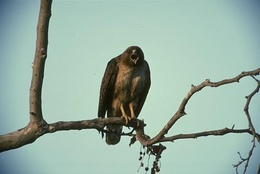
%> input picture 42049.jpg, 260 x 174 px, shrunk from 481 x 321 before the run
$ octave sourceCODE.m   (GNU Octave 9; MATLAB toolbox functions it lacks are replaced by stand-ins)
%> lines starting %> are read from the running program, lines starting %| are printed output that depends on the picture
### mean_shift_algorithm.m
function [clustCent,data2cluster,cluster2dataCell] = mean_shift_algorithm(dataPts,bandwidth,threshold);

[dim_dataset,no_data_dataset] = size(dataPts);
no_cluster = 0;         bandSq = (bandwidth).^2;
dataset_index = 1:no_data_dataset;
threshold_convergence =  threshold;% bandwidth(1,1)*exp(-3);  % this condition is taken from a reference paper on the web
tracking_array= false(1,no_data_dataset); % tracking: if a points been seen already
no_point_4_initial = no_data_dataset; % number of points to posibaly use as initilization points
clusterV = zeros(1,no_data_dataset,'uint16'); % cluster allotment method
clustMembsCell = [];
clustCent = []; % center of clust

while no_point_4_initial
    % choosing random data set for and then converging it
    random_index = ceil( (no_point_4_initial-1e-6)*rand); % pick a random seed point
    random_data_point = dataset_index(random_index); % use this point as start of mean
    mean_cur = dataPts(:,random_data_point);  % intilize mean to this points location
    cluster_members = []; % points that will get added to this cluster
    cluster_mem = zeros(1,no_data_dataset,'uint16');
    % convergence loop
    while true
        squ_Euclidean_distance(1,:) = sum(bsxfun(@minus,mean_cur(1:2,:),dataPts(1:2,:)).^2); % dist squared from mean to all points still active
        squ_Euclidean_distance(2,:) = sum(bsxfun(@minus,mean_cur(3:5,:),dataPts(3:5,:)).^2);
        kernel_range_datapoint_index = find(squ_Euclidean_distance(1,:) < bandSq(1,1)  );% points within bandWidth
        kernel_range_datapoint_index= find(squ_Euclidean_distance(2,:) < bandSq(1,2) );
        cluster_mem(kernel_range_datapoint_index) = cluster_mem(kernel_range_datapoint_index)+1;
        mean_previous = mean_cur; % save the old mean
        mean_cur = gaussian_kernel(dataPts(:,kernel_range_datapoint_index),sqrt(squ_Euclidean_distance(1,kernel_range_datapoint_index)),sqrt(squ_Euclidean_distance(2,kernel_range_datapoint_index)),bandwidth); % compute the new mean
        cluster_members = [cluster_members kernel_range_datapoint_index]; % add any point within bandWidth to the cluster
        tracking_array(cluster_members) = true; % mark that these points have been visited
        % converging condition
        if norm(mean_cur-mean_previous) < threshold_convergence
            join_cluster = 0;
            for cno = 1:no_cluster
                dist1 = norm(mean_cur(1:2)-clustCent(1:2,cno)); % spatial
                dist2 = norm(mean_cur(3:5)-clustCent(3:5,cno)); %range
                if( dist1 < bandwidth(1,1) &&dist2<bandwidth(1,2)) % condition to join the kernel
                    join_cluster = cno;
                    break;
                end
            end

            if join_cluster > 0
                nc = numel(cluster_members);
                no = numel(clustMembsCell{join_cluster});
                nw = [nc;no]/(nc+no);
                clustMembsCell{join_cluster} = unique([clustMembsCell{join_cluster},cluster_members]);
                clustCent(:,join_cluster) = mean_cur*nw(1) + mean_previous*nw(2);
                clusterV(join_cluster,:) = clusterV(join_cluster,:) + cluster_mem;
            else
                no_cluster = no_cluster+1;
                clustCent(:,no_cluster) = mean_cur;
                clustMembsCell{no_cluster} = cluster_members;
                clusterV(no_cluster,:) = cluster_mem;
            end
            break;
        end
    end
    dataset_index = find(~tracking_array);
    no_point_4_initial = length(dataset_index);
end
[~,data2cluster] = max(clusterV,[],1);
if nargout > 2
    cluster2dataCell = cell(no_cluster,1);
    for cno = 1:no_cluster
        cluster_members = find(data2cluster == cno);
        cluster2dataCell{cno} = cluster_members;
    end
end

end

### colorspace.m


%        NOTE        NOTE              NOTE

% NOTE: THIS CODE IS the work of 'Pascal Getreuer ' which converts all the
% possible spaces to various different spaces
%Source : Mathworks

function varargout = colorspace(Conversion,varargin)
%%% Input parsing %%%
if nargin < 2, error('Not enough input arguments.'); end
[SrcSpace,DestSpace] = parse(Conversion);

if nargin == 2
   Image = varargin{1};
elseif nargin >= 3
   Image = cat(3,varargin{:});
else
   error('Invalid number of input arguments.');
end

FlipDims = (size(Image,3) == 1);

if FlipDims, Image = permute(Image,[1,3,2]); end
if ~isa(Image,'double'), Image = double(Image)/255; end
if size(Image,3) ~= 3, error('Invalid input size.'); end

SrcT = gettransform(SrcSpace);
DestT = gettransform(DestSpace);

if ~ischar(SrcT) && ~ischar(DestT)
   % Both source and destination transforms are affine, so they
   % can be composed into one affine operation
   T = [DestT(:,1:3)*SrcT(:,1:3),DestT(:,1:3)*SrcT(:,4)+DestT(:,4)];
   Temp = zeros(size(Image));
   Temp(:,:,1) = T(1)*Image(:,:,1) + T(4)*Image(:,:,2) + T(7)*Image(:,:,3) + T(10);
   Temp(:,:,2) = T(2)*Image(:,:,1) + T(5)*Image(:,:,2) + T(8)*Image(:,:,3) + T(11);
   Temp(:,:,3) = T(3)*Image(:,:,1) + T(6)*Image(:,:,2) + T(9)*Image(:,:,3) + T(12);
   Image = Temp;
elseif ~ischar(DestT)
   Image = rgb(Image,SrcSpace);
   Temp = zeros(size(Image));
   Temp(:,:,1) = DestT(1)*Image(:,:,1) + DestT(4)*Image(:,:,2) + DestT(7)*Image(:,:,3) + DestT(10);
   Temp(:,:,2) = DestT(2)*Image(:,:,1) + DestT(5)*Image(:,:,2) + DestT(8)*Image(:,:,3) + DestT(11);
   Temp(:,:,3) = DestT(3)*Image(:,:,1) + DestT(6)*Image(:,:,2) + DestT(9)*Image(:,:,3) + DestT(12);
   Image = Temp;
else
   Image = feval(DestT,Image,SrcSpace);
end

%%% Output format %%%
if nargout > 1
   varargout = {Image(:,:,1),Image(:,:,2),Image(:,:,3)};
else
   if FlipDims, Image = permute(Image,[1,3,2]); end
   varargout = {Image};
end

return;


function [SrcSpace,DestSpace] = parse(Str)
% Parse conversion argument

if ischar(Str)
   Str = lower(strrep(strrep(Str,'-',''),'=',''));
   k = find(Str == '>');

   if length(k) == 1         % Interpret the form 'src->dest'
      SrcSpace = Str(1:k-1);
      DestSpace = Str(k+1:end);
   else
      k = find(Str == '<');

      if length(k) == 1      % Interpret the form 'dest<-src'
         DestSpace = Str(1:k-1);
         SrcSpace = Str(k+1:end);
      else
         error(['Invalid conversion, ''',Str,'''.']);
      end
   end

   SrcSpace = alias(SrcSpace);
   DestSpace = alias(DestSpace);
else
   SrcSpace = 1;             % No source pre-transform
   DestSpace = Conversion;
   if any(size(Conversion) ~= 3), error('Transformation matrix must be 3x3.'); end
end
return;


function Space = alias(Space)
Space = strrep(strrep(Space,'cie',''),' ','');

if isempty(Space)
   Space = 'rgb';
end

switch Space
case {'ycbcr','ycc'}
   Space = 'ycbcr';
case {'hsv','hsb'}
   Space = 'hsv';
case {'hsl','hsi','hls'}
   Space = 'hsl';
case {'rgb','yuv','yiq','ydbdr','ycbcr','jpegycbcr','xyz','lab','luv','lch'}
   return;
end
return;


function T = gettransform(Space)
% Get a colorspace transform: either a matrix describing an affine transform,
% or a string referring to a conversion subroutine
switch Space
case 'ypbpr'
   T = [0.299,0.587,0.114,0;-0.1687367,-0.331264,0.5,0;0.5,-0.418688,-0.081312,0];
case 'yuv'
   % sRGB to NTSC/PAL YUV
   % Wikipedia: http://en.wikipedia.org/wiki/YUV
   T = [0.299,0.587,0.114,0;-0.147,-0.289,0.436,0;0.615,-0.515,-0.100,0];
case 'ydbdr'
   % sRGB to SECAM YDbDr
   % Wikipedia: http://en.wikipedia.org/wiki/YDbDr
   T = [0.299,0.587,0.114,0;-0.450,-0.883,1.333,0;-1.333,1.116,0.217,0];
case 'yiq'
   % sRGB in [0,1] to NTSC YIQ in [0,1];[-0.595716,0.595716];[-0.522591,0.522591];
   % Wikipedia: http://en.wikipedia.org/wiki/YIQ
   T = [0.299,0.587,0.114,0;0.595716,-0.274453,-0.321263,0;0.211456,-0.522591,0.311135,0];
case 'ycbcr'
   % sRGB (range [0,1]) to ITU-R BRT.601 (CCIR 601) Y'CbCr
   % Wikipedia: http://en.wikipedia.org/wiki/YCbCr
   % Poynton, Equation 3, scaling of R'G'B to Y'PbPr conversion
   T = [65.481,128.553,24.966,16;-37.797,-74.203,112.0,128;112.0,-93.786,-18.214,128];
case 'jpegycbcr'
   % Wikipedia: http://en.wikipedia.org/wiki/YCbCr
   T = [0.299,0.587,0.114,0;-0.168736,-0.331264,0.5,0.5;0.5,-0.418688,-0.081312,0.5]*255;
case {'rgb','xyz','hsv','hsl','lab','luv','lch','cat02lms'}
   T = Space;
otherwise
   error(['Unknown color space, ''',Space,'''.']);
end
return;


function Image = rgb(Image,SrcSpace)
% Convert to sRGB from 'SrcSpace'
switch SrcSpace
case 'rgb'
   return;
case 'hsv'
   % Convert HSV to sRGB
   Image = huetorgb((1 - Image(:,:,2)).*Image(:,:,3),Image(:,:,3),Image(:,:,1));
case 'hsl'
   % Convert HSL to sRGB
   L = Image(:,:,3);
   Delta = Image(:,:,2).*min(L,1-L);
   Image = huetorgb(L-Delta,L+Delta,Image(:,:,1));
case {'xyz','lab','luv','lch','cat02lms'}
   % Convert to CIE XYZ
   Image = xyz(Image,SrcSpace);
   % Convert XYZ to RGB
   T = [3.2406, -1.5372, -0.4986; -0.9689, 1.8758, 0.0415; 0.0557, -0.2040, 1.057];
   R = T(1)*Image(:,:,1) + T(4)*Image(:,:,2) + T(7)*Image(:,:,3);  % R
   G = T(2)*Image(:,:,1) + T(5)*Image(:,:,2) + T(8)*Image(:,:,3);  % G
   B = T(3)*Image(:,:,1) + T(6)*Image(:,:,2) + T(9)*Image(:,:,3);  % B
   % Desaturate and rescale to constrain resulting RGB values to [0,1]
   AddWhite = -min(min(min(R,G),B),0);
   R = R + AddWhite;
   G = G + AddWhite;
   B = B + AddWhite;
   % Apply gamma correction to convert linear RGB to sRGB
   Image(:,:,1) = gammacorrection(R);  % R'
   Image(:,:,2) = gammacorrection(G);  % G'
   Image(:,:,3) = gammacorrection(B);  % B'
otherwise  % Conversion is through an affine transform
   T = gettransform(SrcSpace);
   temp = inv(T(:,1:3));
   T = [temp,-temp*T(:,4)];
   R = T(1)*Image(:,:,1) + T(4)*Image(:,:,2) + T(7)*Image(:,:,3) + T(10);
   G = T(2)*Image(:,:,1) + T(5)*Image(:,:,2) + T(8)*Image(:,:,3) + T(11);
   B = T(3)*Image(:,:,1) + T(6)*Image(:,:,2) + T(9)*Image(:,:,3) + T(12);
   Image(:,:,1) = R;
   Image(:,:,2) = G;
   Image(:,:,3) = B;
end

% Clip to [0,1]
Image = min(max(Image,0),1);
return;


function Image = xyz(Image,SrcSpace)
% Convert to CIE XYZ from 'SrcSpace'
WhitePoint = [0.950456,1,1.088754];

switch SrcSpace
case 'xyz'
   return;
case 'luv'
   % Convert CIE L*uv to XYZ
   WhitePointU = (4*WhitePoint(1))./(WhitePoint(1) + 15*WhitePoint(2) + 3*WhitePoint(3));
   WhitePointV = (9*WhitePoint(2))./(WhitePoint(1) + 15*WhitePoint(2) + 3*WhitePoint(3));
   L = Image(:,:,1);
   Y = (L + 16)/116;
   Y = invf(Y)*WhitePoint(2);
   U = Image(:,:,2)./(13*L + 1e-6*(L==0)) + WhitePointU;
   V = Image(:,:,3)./(13*L + 1e-6*(L==0)) + WhitePointV;
   Image(:,:,1) = -(9*Y.*U)./((U-4).*V - U.*V);                  % X
   Image(:,:,2) = Y;                                             % Y
   Image(:,:,3) = (9*Y - (15*V.*Y) - (V.*Image(:,:,1)))./(3*V);  % Z
case {'lab','lch'}
   Image = lab(Image,SrcSpace);
   % Convert CIE L*ab to XYZ
   fY = (Image(:,:,1) + 16)/116;
   fX = fY + Image(:,:,2)/500;
   fZ = fY - Image(:,:,3)/200;
   Image(:,:,1) = WhitePoint(1)*invf(fX);  % X
   Image(:,:,2) = WhitePoint(2)*invf(fY);  % Y
   Image(:,:,3) = WhitePoint(3)*invf(fZ);  % Z
case 'cat02lms'
    % Convert CAT02 LMS to XYZ
   T = inv([0.7328, 0.4296, -0.1624;-0.7036, 1.6975, 0.0061; 0.0030, 0.0136, 0.9834]);
   L = Image(:,:,1);
   M = Image(:,:,2);
   S = Image(:,:,3);
   Image(:,:,1) = T(1)*L + T(4)*M + T(7)*S;  % X
   Image(:,:,2) = T(2)*L + T(5)*M + T(8)*S;  % Y
   Image(:,:,3) = T(3)*L + T(6)*M + T(9)*S;  % Z
otherwise   % Convert from some gamma-corrected space
   % Convert to sRGB
   Image = rgb(Image,SrcSpace);
   % Undo gamma correction
   R = invgammacorrection(Image(:,:,1));
   G = invgammacorrection(Image(:,:,2));
   B = invgammacorrection(Image(:,:,3));
   % Convert RGB to XYZ
   T = inv([3.2406, -1.5372, -0.4986; -0.9689, 1.8758, 0.0415; 0.0557, -0.2040, 1.057]);
   Image(:,:,1) = T(1)*R + T(4)*G + T(7)*B;  % X
   Image(:,:,2) = T(2)*R + T(5)*G + T(8)*B;  % Y
   Image(:,:,3) = T(3)*R + T(6)*G + T(9)*B;  % Z
end
return;


% [140 lines left out: functions hsv, hsl, lab, luv, lch, cat02lms and 2 more, not called in this run]


function Rp = gammacorrection(R)
Rp = zeros(size(R));
i = (R <= 0.0031306684425005883);
Rp(i) = 12.92*R(i);
Rp(~i) = real(1.055*R(~i).^0.416666666666666667 - 0.055);
return;


% [13 lines left out: functions invgammacorrection, f, not called in this run]


function Y = invf(fY)
Y = fY.^3;
i = (Y < 0.008856);
Y(i) = (fY(i) - 4/29)*(108/841);
return;

### sourceCODE.m

% ABHISHEK MEENA
% Department of Electrical Engineering
% IIT KANPUR
%%%%%%%%%%%%%%%%%%%%%%%%%%%%%%%%%%%%%

clc
clear all

% Gaussian Kernel is taken

%%
% VARIABLE PARAMETERS CHANGE TO GET DIFFERENT RESULTS
hs = 8; %spatial bandwidth
hr= 7;   % range bandwidth
threshold_convergence_mean = 0.25;
bandwidth=[hs,hr];
%%
i=imread('42049.jpg');
%> i is the input picture: size 174x260x3 uint8; mean R, G, B 151.2, 175.1, 163.2
[height,width,frame] = size(i);
%> height = 174; width = 260; frame = 3
x=zeros(5,height*width);
%% Going from RGB space to Luv using the function RGB2LUV
for j=1:height
    for l=1:width
        x(1,l+width*(j-1)) = j;
        x(2,l+width*(j-1)) = l;
        [x(3,l+width*(j-1)),x(4,l+width*(j-1)),x(5,l+width*(j-1))] = RGB2LUV(i(j,l,1),i(j,l,2),i(j,l,3));
    end
end
%%
%%
% finding the clusters  and plotting the clusters with their data points

% centres_clusters = centres of all clusters obtained

[centres_clusters,data2cluster,datapoints_cluster_no] = mean_shift_algorithm(x,bandwidth,threshold_convergence_mean);
%> in mean_shift_algorithm, `[dim_dataset,no_data_dataset] = size(dataPts);`: dim_dataset = 5; no_data_dataset = 45240
%> in mean_shift_algorithm, `tracking_array= false(1,no_data_dataset);`: tracking_array = 45240 logical values, 0 true
%> in mean_shift_algorithm, `no_point_4_initial = no_data_dataset;`: no_point_4_initial = 45240
%> the loop in mean_shift_algorithm, `while no_point_4_initial` made 69 passes
%> (random_data_point, no_point_4_initial) on passes 1 to 12: (38202, 14346), (34628, 13858), (23554, 13005), (16511, 9876), (26448, 8445), (20667, 7487), (37321, 7413), (13268, 5435), (25366, 4724), (30671, 4475), (43136, 4222), (24732, 3814)
%> after the loop in mean_shift_algorithm, `while no_point_4_initial`: clustCent = [85.44 102.9 105.5 92.16 94.55 144.7 99.14 89.94; 137.7 109.4 136.2 87.13 98.52 193.2 129.3 117.2; 80.13 17.24 59.55 45.21 42.94 42.06 50.48 51.16; -15.96 -0.634 -7.49 9.97 8.26 -9.03 -3.04 24.97; 6.83 6.8 6.6 16.78 15.68 -4.33 8.59 29.44]; clustMembsCell = 8 items; dist1 = 0.115; dist2 = 0.000625; join_cluster = 1; nc = 269616; no = 36687; no_cluster = 8; nw = [0.88; 0.12]; tracking_array = 45240 logical values, 45240 true
%> in mean_shift_algorithm, `cluster2dataCell = cell(no_cluster,1);`: cluster2dataCell = {[], [], [], [], [], [], [], []}
%> the loop in mean_shift_algorithm, `for cno = 1:no_cluster` made 8 passes
%> after the loop in mean_shift_algorithm, `for cno = 1:no_cluster`: cluster2dataCell = 8 items
%> centres_clusters has the same summary as clustCent in mean_shift_algorithm; datapoints_cluster_no = 8 items

no_clusters = length(datapoints_cluster_no);
%> no_clusters = 8
figure(1);

hold on
color_vector = 'bgrcmykbgrcmykbgrcmykbgrcmykbgrcmykbgrmykbgrcmykbgrcmykbgrcmykbgrcmy';
for k = 1:no_clusters
    clusters_dataset_members = datapoints_cluster_no{k};
    cluster_centres = centres_clusters(:,k);
    plot(x(1,clusters_dataset_members),x(2,clusters_dataset_members),[color_vector(k) '.'])
    plot(cluster_centres(1),cluster_centres(2),'o','MarkerEdgeColor','k','MarkerFaceColor',color_vector(k), 'MarkerSize',13')
end
%> this loop made 8 passes
%> cluster_centres on passes 1 to 8: [85.44; 137.7; 80.13; -15.96; 6.83], [102.9; 109.4; 17.24; -0.634; 6.8], [105.5; 136.2; 59.55; -7.49; 6.6], [92.16; 87.13; 45.21; 9.97; 16.78], [94.55; 98.52; 42.94; 8.26; 15.68], [144.7; 193.2; 42.06; -9.03; -4.33], [99.14; 129.3; 50.48; -3.04; 8.59], [89.94; 117.2; 51.16; 24.97; 29.44]
title(['data points with their cluster centres Gaussian Kernel (hs,hr)=',num2str(hs),',',num2str(hr)]);
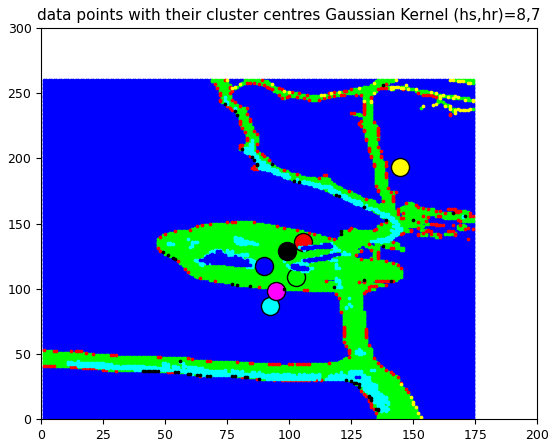
%> figure redrawn from the program's plot data
hold off
%%
% creating a 3-D RGB matrix and then plotting the 3-D matrix to get the segmented image
[h2,w2] = size(centres_clusters);
%> h2 = 5; w2 = 8
zfilter=zeros(5,height*width);
for i12=1:w2
    mem=datapoints_cluster_no{i12,1};
    p1=size(mem);

    for s1=1:p1(1,2)
        zfilter(:,mem(s1))=centres_clusters(:,i12);
    end
end
%> this loop made 8 passes
%> p1 on passes 1 to 8: [1 36493], [1 6954], [1 423], [1 1032], [1 0], [1 69], [1 67], [1 202]
zluv(:,:,1)=(reshape(zfilter(3,:),width,height))';
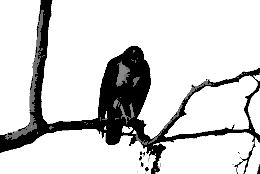
%> zluv: size 174x260 double; min 17.24, max 80.13, mean 69.2; drawn with min black and max white
zluv(:,:,2)=(reshape(zfilter(4,:),width,height))';
zluv(:,:,3)=(reshape(zfilter(5,:),width,height))';
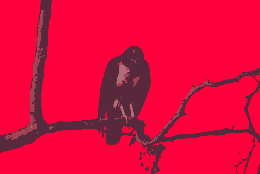
%> zluv: size 174x260x3 double; mean R, G, B 69.2, -12.7, 7.1; drawn with min black and max white
zrgb = colorspace('Luv->RGB',zluv);
%> in colorspace, `Image = feval(DestT,Image,SrcSpace);`:
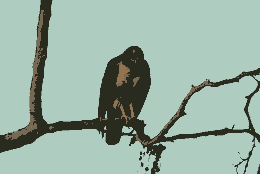
%> Image: size 174x260x3 double; mean R, G, B 0.597, 0.695, 0.643
%> in colorspace, `varargout = {Image};`: varargout = 1 item
zrgb1=round(zrgb*255);
figure(2)
imshow(zrgb);
title(['Segmented Image (hs,hr)=',num2str(hs),',',num2str(hr)]);
%%
